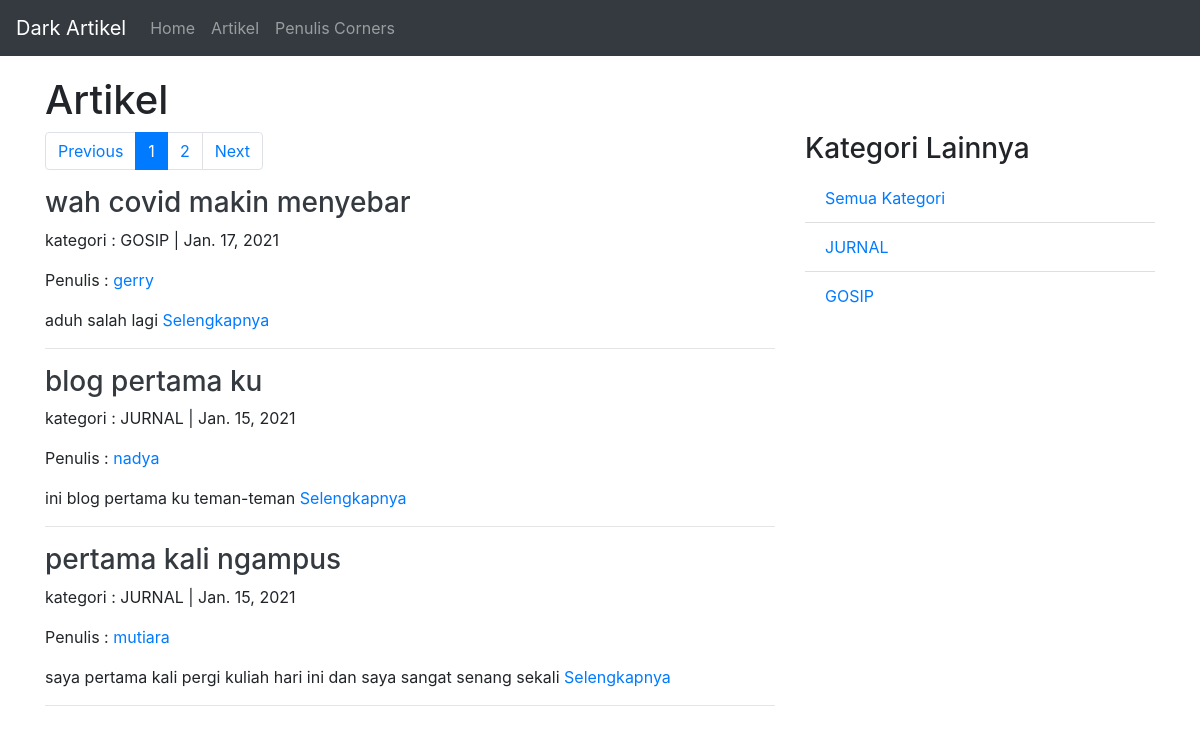
The page /artikel/1/ on the database its author committed.
### artikel/models.py (models this page shows, shortened)
class Artikel(models.Model):
    judul = models.CharField(max_length=200,null=True)
    isi = models.TextField(null=True)
    KATEGORI_TYPE = (
        ('JURNAL','Jurnal'),
        ('GOSIP','Gosip'),
        ('TRAVELING','Traveling'),
    )
    kategori = models.CharField(null=True, blank=True, choices=KATEGORI_TYPE,max_length=200)
    penulis = models.ForeignKey(Penulis,null=True,on_delete=models.SET_NULL)
    slug = models.SlugField(blank=True, editable=False)
    published = models.DateTimeField(auto_now_add=True, null=True)
    updated = models.DateTimeField(auto_now=True, null=True)

### penulis/models.py (models this page shows)
class Penulis(models.Model):
    user = models.OneToOneField(User,null=True,blank=True,on_delete=models.CASCADE)
    nama = models.CharField(max_length=200, null=True)
    phone = models.CharField(max_length=20,null=True)
    email = models.CharField(max_length=200,null=True)
    profile_pic = models.ImageField(default = 'profile1.png', null = True, blank = True)
    date_created = models.DateTimeField(auto_now_add=True,null=True)
    def __str__(self):
        return "{}".format(self.nama)

### artikel/views.py (the view)
# urls.py: re_path(r'^artikel/(?P<page>\d+)/$',ArtikelListView.as_view(),name='home'),
class ArtikelListView(ListView):
    model = Artikel
    template_name = 'artikel/artikel_list.html'
    context_object_name = 'artikel'
    ordering = ['-published']
    paginate_by = 3
    def get_context_data(self, *args, **kwargs):
        kategoriList = self.model.objects.values_list('kategori',flat=True).distinct()
        data_context = {
            'page_title':'Artikel',
            'kategorilist':kategoriList,
        }
        self.kwargs.update(data_context)
        kwargs = self.kwargs
        return super().get_context_data(*args, **kwargs)

### artikel/templates/artikel/artikel_list.html (shortened to what this page needs)
{% extends 'base.html' %}
{% block content %}
    <h1>{{page_title}}</h1>
    <div class="row">
        <div class="col-md-8">
            {% if is_paginated %}
                <nav aria-label="">
                    <ul class="pagination">
                        {% if page_obj.has_previous %}
                            <li class="page-item">
                                <a class="page-link" href="{% url 'artikel:home' page_obj.previous_page_number %}">Previous</a>
                            </li>
                        {% else %}
                            <li class="page-item disable">
                                <a class="page-link" href="#" tabindex="-1">Previous</a>
                            </li>
                        {% endif %}
                        {% for page in paginator.page_range %}
                            {% if page is page_obj.number %}
                                <li class="page-item active">
                                    <span class="page-link">{{page}} <span class="sr-only">(current)</span></span>
                                </li>
                            {% else %}
                                <li class="page-item">
                                    <a class="page-link" href="{% url 'artikel:home' page %}">{{page}}</a>
                                </li>
                            {% endif %}
                        {% endfor %}
                        {% if page_obj.has_next %}
                            <li class="page-item">
                                <a class="page-link" href="{% url 'artikel:home' page_obj.next_page_number %}">Next</a>
                            </li>
                        {% else %}
                            <li class="page-item disable">
                                <a class="page-link" href="#">Next</a>
                            </li>
                        {% endif %}
                    </ul>
                </nav>
            {% endif %}
            {% for dataartikel in artikel %}
                <h3><a class="text-dark" href="{% url 'artikel:detail' dataartikel.slug %}">{{dataartikel.judul}}</a></h3>
                <p>kategori : {{dataartikel.kategori}} | {{dataartikel.published|date}}</p>
                <p>Penulis : <a href="{% url 'artikel:profile_penulis' dataartikel.penulis.id %}">{{dataartikel.penulis}}</a></p>
                <p>{{dataartikel.isi|truncatewords:20}} <a href="{% url 'artikel:detail' dataartikel.slug %}">Selengkapnya</a></p>
                <hr>
            {% empty %}
                <h2>Nothing Artikel in Here</h2>
            {% endfor %}
        </div>
        <div class="col-sm">
            <h3>Kategori Lainnya</h3>
            <ul class="list-group list-group-flush">
                <li class="list-group-item">
                    <a href="{% url 'artikel:home' 1 %}">Semua Kategori</a>
                </li>
                {% for kategori in kategorilist %}
                    <li class="list-group-item">
                        <a href="{% url 'artikel:kategori-list' kategori 1 %}">{{kategori}}</a>
                    </li>
                {% endfor %}
            </ul>
        </div>
    </div>
{% endblock content %}

### rows shown on the page
Artikel: judul "wah covid makin menyebar", kategori "GOSIP", published "Jan. 17, 2021", penulis "gerry", isi "aduh salah lagi"
Artikel: judul "blog pertama ku", kategori "JURNAL", published "Jan. 15, 2021", penulis "nadya", isi "ini blog pertama ku teman-teman"
Artikel: judul "pertama kali ngampus", kategori "JURNAL", published "Jan. 15, 2021", penulis "mutiara", isi "saya pertama kali pergi kuliah hari ini dan saya sangat senang sekali"

### other values the page prints
{{ page_title }} "Artikel"
{{ page }} "1"
{{ page }} "2"
{{ kategori }} "JURNAL" "GOSIP"
